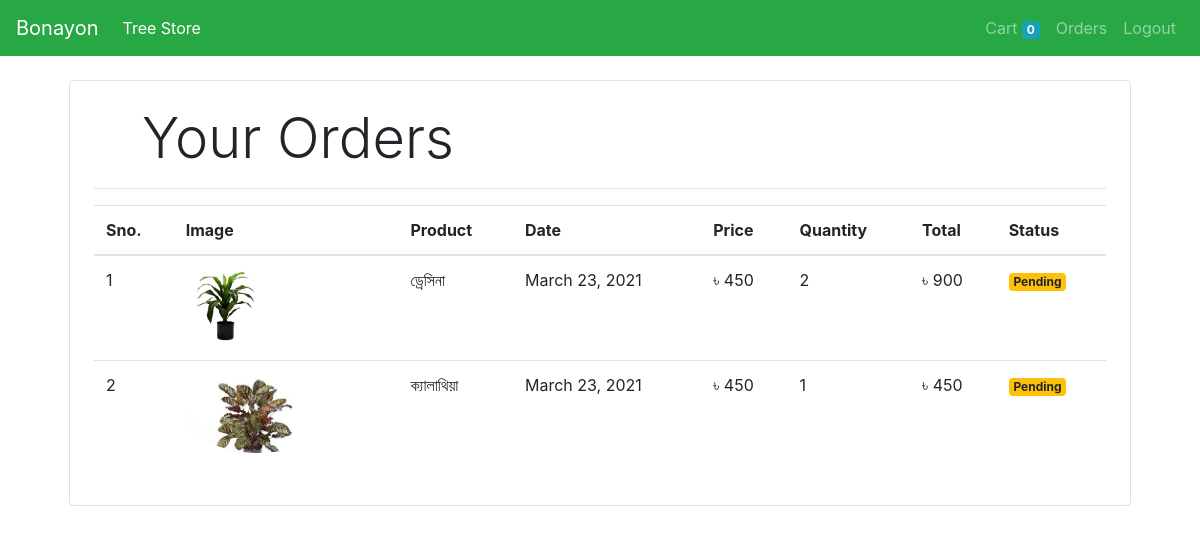
The app's page /orders (signed in) with its own data.
### store/models/orders.py (models this page shows, shortened)
class Order(models.Model):
    product = models.ForeignKey(Product,
                                on_delete=models.CASCADE)
    customer = models.ForeignKey(Customer,
                                 on_delete=models.CASCADE)
    quantity = models.IntegerField(default=1)
    price = models.IntegerField()
    address = models.CharField(max_length=50, default='', blank=True)
    phone = models.CharField(max_length=50, default='', blank=True)
    date = models.DateField(default=datetime.datetime.today)
    status = models.BooleanField(default=False)
    @staticmethod
    def get_orders_by_customer(customer_id):
        return Order.objects.filter(customer=customer_id).order_by('-date')

### store/models/product.py (models this page shows, shortened)
class Product(models.Model):
    name = models.CharField(max_length=50)
    price = models.IntegerField(default=0)
    category = models.ForeignKey(Category, on_delete=models.CASCADE, default=1)
    description = models.CharField(max_length=200, default='' , null=True , blank=True)
    image = models.ImageField(upload_to='uploads/products/')

### store/middlewares/auth.py (the view)
    def middleware(request):
        print(request.session.get('customer'))
        returnUrl = request.META['PATH_INFO']
        print(request.META['PATH_INFO'])
        if not request.session.get('customer'):
           return redirect(f'login?return_url={returnUrl}')
        response = get_response(request)
        return response

### store/templatetags/custom_filter.py (called while the page is built)
@register.filter(name='currency')
def currency(number):
    return "৳ "+str(number)

@register.filter(name='multiply')
def multiply(number , number1):
    return number * number1

### store/views/orders.py (called while the page is built)
    def get(self , request ):
        customer = request.session.get('customer')
        orders = Order.get_orders_by_customer(customer)
        print(orders)
        return render(request , 'orders.html'  , {'orders' : orders})

### store/templates/orders.html
{% extends 'base.html' %}
{% block content %}
{% load cart %}
{% load custom_filter %}
<div class="container">
   <div class="border rounded p-4 m-4">
        <p class="display-4 pl-4 ml-4">Your Orders</p>
        <hr>
        <table class="table">
            <thead>
                <tr>
                    <th>Sno.</th>
                    <th>Image</th>
                    <th>Product</th>
                    <th>Date</th>
                    <th>Price</th>
                    <th>Quantity</th>
                    <th>Total</th>
                    <th>Status</th>
                </tr>
            </thead>
            <tbody>
                {% for order in orders %}
                <tr>
                    <td>{{forloop.counter}}</td>
                    <td><img style="height: 80px;" class="rounded-circle" src="{{order.product.image.url}}" alt=""></td>
                    <td>{{order.product.name}}</td>
                    <td>{{order.date}}</td>
                    <td>{{order.price|currency}}</td>
                    <td>{{order.quantity}}</td>
                    <td>{{order.quantity|multiply:order.price|currency}}</td>
                    {% if order.status %}
                    <td><small class="badge badge-success">Completed</small></td>
                    {%else%}
                    <td><small class="badge badge-warning">Pending</small></td>
                    {% endif %}
                </tr>
                {% endfor %}
            </tbody>
        </table>
   </div>
</div>
{% endblock %}

### records on screen
Order: product.image (picture), product.name "ড্রেসিনা", date "March 23, 2021", price "৳ 450", quantity "2", quantity|multiply "৳ 900", status "Pending"
Order: product.image (picture), product.name "ক্যালাথিয়া", date "March 23, 2021", price "৳ 450", quantity "1", quantity|multiply "৳ 450", status "Pending"

### other values on screen
{{ request.session.cart.keys|length }} "0"
